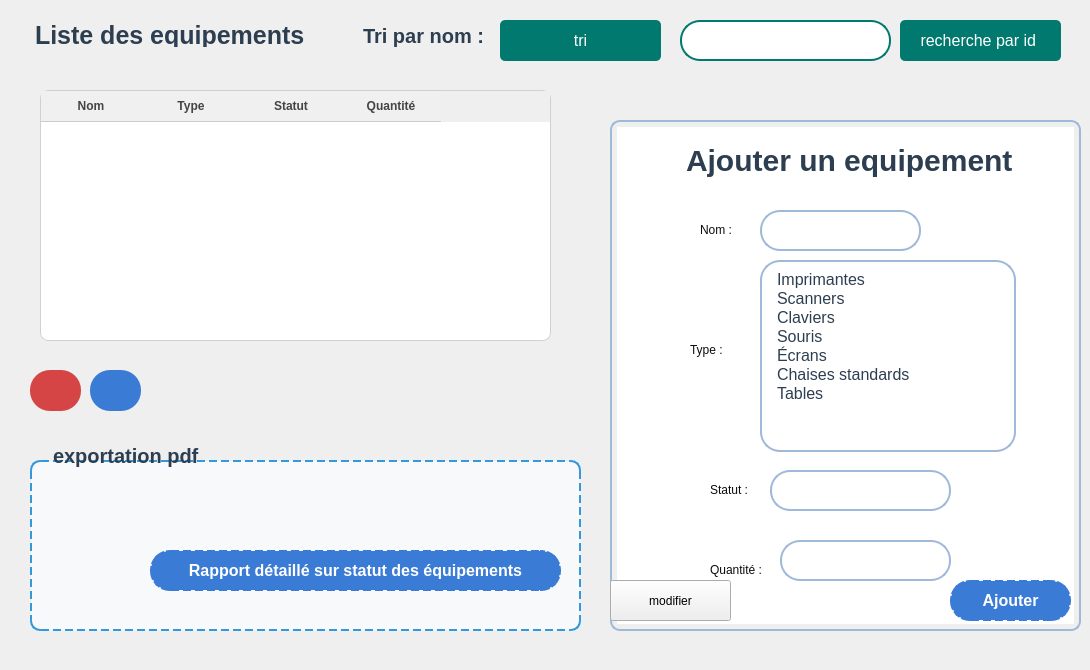
     <widget class="QWidget" name="AffSuperv">
      <widget class="QLabel" name="label_27">
       <property name="geometry">
        <rect>
         <x>20</x>
         <y>20</y>
         <width>301</width>
         <height>31</height>
        </rect>
       </property>
       <property name="styleSheet">
        <string notr="true">#label_27 { 
    font-size: 25px; /* Taille réduite du texte */
    font-weight: bold; /* Texte en gras pour un effet titre */
    color: #2C3E50; /* Bleu foncé pour une bonne lisibilité */
    background-color: transparent; /* Fond transparent */
    padding: 4px 8px; /* Espacement pour l'aération */
    
    text-align: center; /* Centrage du texte */
}
</string>
       </property>
       <property name="text">
        <string>Liste des equipements :</string>
       </property>
      </widget>
      <widget class="QWidget" name="widget_9" native="true">
       <property name="geometry">
        <rect>
         <x>30</x>
         <y>460</y>
         <width>551</width>
         <height>171</height>
        </rect>
       </property>
       <property name="styleSheet">
        <string notr="true">#widget_9 {
    border: 2px dashed #3498db; /* Bordure en pointillés bleue */
    border-radius: 10px; /* Coins arrondis */
    background-color: #f8f9fa; /* Couleur de fond légère */
}
</string>
       </property>
       <widget class="QLabel" name="PdfLabel">
        <property name="geometry">
         <rect>
          <x>50</x>
          <y>90</y>
          <width>41</width>
          <height>41</height>
         </rect>
        </property>
        <property name="styleSheet">
         <string notr="true">image: url(:/new/prefix1/img/pdf.png);</string>
        </property>
        <property name="text">
         <string/>
        </property>
       </widget>
       <widget class="QPushButton" name="pdfSuperbtn">
        <property name="geometry">
         <rect>
          <x>120</x>
          <y>90</y>
          <width>411</width>
          <height>41</height>
         </rect>
        </property>
        <property name="cursor">
         <cursorShape>PointingHandCursor</cursorShape>
        </property>
        <property name="styleSheet">
         <string notr="true">QPushButton#pdfSuperbtn {
    background-color: #3A7BD5; 
    color: white;
    font-size: 16px;
    font-weight: bold;
    padding: 10px 20px; /* Uniformiser le padding */
    border-radius: 20px;
    border: 2px dashed #3A7BD5;
    text-align: center; /* Alignement horizontal */
    qproperty-alignment: 'AlignCenter'; /* Alignement Qt */
}

QPushButton#pdfSuperbtn:hover {
    background-color: #A0C4FF; 
    border: 2px dashed #A0C4FF; 
    color: #F9F9F9; 
}

QPushButton#pdfSuperbtn:pressed {
    background-color: #A8D5BA; 
    border: 2px dashed #5A9BD5;
}
</string>
        </property>
        <property name="text">
         <string>Rapport détaillé sur statut des équipements</string>
        </property>
        <property name="icon">
         <iconset resource="resources.qrc">
          <normaloff>:/img/pdf.png</normaloff>:/img/pdf.png</iconset>
        </property>
        <property name="iconSize">
         <size>
          <width>20</width>
          <height>20</height>
         </size>
        </property>
        <property name="checkable">
         <bool>true</bool>
        </property>
        <property name="autoExclusive">
         <bool>true</bool>
        </property>
       </widget>
      </widget>
      <widget class="QLabel" name="label">
       <property name="geometry">
        <rect>
         <x>40</x>
         <y>440</y>
         <width>181</width>
         <height>31</height>
        </rect>
       </property>
       <property name="styleSheet">
        <string notr="true"> font-size: 20px; /* Taille réduite du texte */
    font-weight: bold; /* Texte en gras pour un effet titre */
    color: #2C3E50; /* Bleu foncé pour une bonne lisibilité */
    
    padding: 4px 8px; /* Espacement pour l'aération */</string>
       </property>
       <property name="text">
        <string>exportation pdf</string>
       </property>
      </widget>
      <widget class="QPushButton" name="BinSuperbtn">
       <property name="geometry">
        <rect>
         <x>30</x>
         <y>370</y>
         <width>51</width>
         <height>41</height>
        </rect>
       </property>
       <property name="cursor">
        <cursorShape>PointingHandCursor</cursorShape>
       </property>
       <property name="styleSheet">
        <string notr="true">QPushButton#BinSuperbtn {
    background-color: #D64545;
    color: white;
    font-size: 16px;
    font-weight: bold;
    padding: 10px 20px; /* Uniformiser le padding */
    border-radius: 20px;
   /* border: 2px dashed #3A7BD5;
    text-align: center; /* Alignement horizontal */
    qproperty-alignment: 'AlignCenter'; /* Alignement Qt */
}

QPushButton#BinSuperbtn:hover {
    background-color: #E06666; 
    
    color: #F9F9F9; 
}

QPushButton#BinSuperbtn:pressed {
    background-color: #B83232; 
  
}
</string>
       </property>
       <property name="text">
        <string/>
       </property>
       <property name="icon">
        <iconset theme="QIcon::ThemeIcon::EditDelete"/>
       </property>
       <property name="iconSize">
        <size>
         <width>20</width>
         <height>20</height>
        </size>
       </property>
       <property name="checkable">
        <bool>true</bool>
       </property>
       <property name="autoExclusive">
        <bool>true</bool>
       </property>
      </widget>
      <widget class="QPushButton" name="Modbtn">
       <property name="geometry">
        <rect>
         <x>90</x>
         <y>370</y>
         <width>51</width>
         <height>41</height>
        </rect>
       </property>
       <property name="cursor">
        <cursorShape>PointingHandCursor</cursorShape>
       </property>
       <property name="styleSheet">
        <string notr="true">QPushButton#Modbtn {
    background-color: #3A7BD5; 
    color: white;
    font-size: 16px;
    font-weight: bold;
    padding: 10px 20px; /* Uniformiser le padding */
    border-radius: 20px;
    /*border: 2px dashed #3A7BD5;*/
    text-align: center; /* Alignement horizontal */
    qproperty-alignment: 'AlignCenter'; /* Alignement Qt */
}

QPushButton#Modbtn:hover {
    background-color: #A0C4FF; 
  
    color: #F9F9F9; 
}

QPushButton#Modbtn:pressed {
    background-color: #A8D5BA; 
   
}
</string>
       </property>
       <property name="text">
        <string/>
       </property>
       <property name="icon">
        <iconset theme="QIcon::ThemeIcon::MailMessageNew"/>
       </property>
      </widget>
      <widget class="QWidget" name="widget" native="true">
       <property name="geometry">
        <rect>
         <x>600</x>
         <y>120</y>
         <width>481</width>
         <height>541</height>
        </rect>
       </property>
       <widget class="QListWidget" name="listWidget_2">
        <property name="geometry">
         <rect>
          <x>10</x>
          <y>0</y>
          <width>471</width>
          <height>511</height>
         </rect>
        </property>
        <property name="styleSheet">
         <string notr="true">QListWidget {
   border: 2px solid #A0B9D9; /* Légère bordure bleu-gris pastel */
    border-radius: 10px;        /* Coins arrondis */
    padding: 5px;               /* Un peu d'espace à l'intérieur */
}
</string>
        </property>
       </widget>
       <widget class="QLabel" name="label_11">
        <property name="geometry">
         <rect>
          <x>70</x>
          <y>10</y>
          <width>391</width>
          <height>61</height>
         </rect>
        </property>
        <property name="styleSheet">
         <string notr="true">#label_11 { 
    font-size: 30px; /* Taille réduite du texte */
    font-weight: bold; /* Texte en gras pour un effet titre */
    color: #2C3E50; /* Bleu foncé pour une bonne lisibilité */
    background-color: transparent; /* Fond transparent */
    padding: 4px 8px; /* Espacement pour l'aération */
   
    
    text-align: center; /* Centrage du texte */
}
</string>
        </property>
        <property name="text">
         <string>Ajouter un equipement</string>
        </property>
       </widget>
       <widget class="QLabel" name="label_18">
        <property name="geometry">
         <rect>
          <x>100</x>
          <y>100</y>
          <width>63</width>
          <height>20</height>
         </rect>
        </property>
        <property name="styleSheet">
         <string notr="true">color: rgb(12, 12, 12);</string>
        </property>
        <property name="text">
         <string>Nom :</string>
        </property>
       </widget>
       <widget class="QLineEdit" name="qte">
        <property name="geometry">
         <rect>
          <x>180</x>
          <y>420</y>
          <width>171</width>
          <height>41</height>
         </rect>
        </property>
        <property name="styleSheet">
         <string notr="true">#qte {
    background-color: #FFFFFF; /* Blanc pur pour un bon contraste */
    border: 2px solid #A0B9D9; /* Bordure bleu-gris pastel */
    border-radius: 20px; /* Coins arrondis */
    padding: 8px 12px; /* Espacement interne */
    font-size: 16px; /* Taille de police agréable */
    color: #2C3E50; /* Bleu foncé pour le texte */
    selection-background-color: #A0B9D9; /* Couleur de sélection */
}

#qte:focus {
    border: 2px solid #4A90E2; /* Bleu clair plus intense lors du focus */
    background-color: #F0F4F8; /* Légère variation pour effet moderne */
}

</string>
        </property>
        <property name="text">
         <string/>
        </property>
       </widget>
       <widget class="QLabel" name="label_21">
        <property name="geometry">
         <rect>
          <x>110</x>
          <y>360</y>
          <width>63</width>
          <height>20</height>
         </rect>
        </property>
        <property name="styleSheet">
         <string notr="true">color: rgb(12, 12, 12);</string>
        </property>
        <property name="text">
         <string>Statut : </string>
        </property>
       </widget>
       <widget class="QLabel" name="label_20">
        <property name="geometry">
         <rect>
          <x>90</x>
          <y>220</y>
          <width>63</width>
          <height>20</height>
         </rect>
        </property>
        <property name="styleSheet">
         <string notr="true">color: rgb(12, 12, 12);</string>
        </property>
        <property name="text">
         <string>Type :</string>
        </property>
       </widget>
       <widget class="QLineEdit" name="Nom">
        <property name="geometry">
         <rect>
          <x>160</x>
          <y>90</y>
          <width>161</width>
          <height>41</height>
         </rect>
        </property>
        <property name="styleSheet">
         <string notr="true">#Nom {
    background-color: #FFFFFF; /* Blanc pur pour un bon contraste */
    border: 2px solid #A0B9D9; /* Bordure bleu-gris pastel */
    border-radius: 20px; /* Coins arrondis */
    padding: 8px 12px; /* Espacement interne */
    font-size: 16px; /* Taille de police agréable */
    color: #2C3E50; /* Bleu foncé pour le texte */
    selection-background-color: #A0B9D9; /* Couleur de sélection */
}

#Nom:focus {
    border: 2px solid #4A90E2; /* Bleu clair plus intense lors du focus */
    background-color: #F0F4F8; /* Légère variation pour effet moderne */
}

</string>
        </property>
        <property name="text">
         <string/>
        </property>
       </widget>
       <widget class="QLabel" name="label_24">
        <property name="geometry">
         <rect>
          <x>110</x>
          <y>440</y>
          <width>63</width>
          <height>20</height>
         </rect>
        </property>
        <property name="styleSheet">
         <string notr="true">color: rgb(12, 12, 12);</string>
        </property>
        <property name="text">
         <string>Quantité :</string>
        </property>
       </widget>
       <widget class="QLineEdit" name="Status">
        <property name="geometry">
         <rect>
          <x>170</x>
          <y>350</y>
          <width>181</width>
          <height>41</height>
         </rect>
        </property>
        <property name="styleSheet">
         <string notr="true">#Status {
    background-color: #FFFFFF; /* Blanc pur pour un bon contraste */
    border: 2px solid #A0B9D9; /* Bordure bleu-gris pastel */
    border-radius: 20px; /* Coins arrondis */
    padding: 8px 12px; /* Espacement interne */
    font-size: 16px; /* Taille de police agréable */
    color: #2C3E50; /* Bleu foncé pour le texte */
    selection-background-color: #A0B9D9; /* Couleur de sélection */
}

#EmailLineEdit:focus {
    border: 2px solid #4A90E2; /* Bleu clair plus intense lors du focus */
    background-color: #F0F4F8; /* Légère variation pour effet moderne */
}

</string>
        </property>
        <property name="text">
         <string/>
        </property>
       </widget>
       <widget class="QPushButton" name="Ajbtn">
        <property name="geometry">
         <rect>
          <x>350</x>
          <y>460</y>
          <width>121</width>
          <height>41</height>
         </rect>
        </property>
        <property name="cursor">
         <cursorShape>PointingHandCursor</cursorShape>
        </property>
        <property name="styleSheet">
         <string notr="true">QPushButton#Ajbtn {
    background-color: #3A7BD5; 
    color: white;
    font-size: 16px;
    font-weight: bold;
    padding: 10px 20px; /* Uniformiser le padding */
    border-radius: 20px;
    border: 2px dashed #3A7BD5;
    text-align: center; /* Alignement horizontal */
    qproperty-alignment: 'AlignCenter'; /* Alignement Qt */
}

QPushButton#Ajbtn:hover {
    background-color: #A0C4FF; 
    border: 2px dashed #A0C4FF; 
    color: #F9F9F9; 
}

QPushButton#Ajbtn:pressed {
    background-color: #A8D5BA; 
    border: 2px dashed #5A9BD5;
}
</string>
        </property>
        <property name="text">
         <string>Ajouter</string>
        </property>
       </widget>
       <widget class="QListWidget" name="type">
        <property name="geometry">
         <rect>
          <x>160</x>
          <y>140</y>
          <width>256</width>
          <height>192</height>
         </rect>
        </property>
        <property name="styleSheet">
         <string notr="true">  background-color: #FFFFFF; /* Blanc pur pour un bon contraste */
    border: 2px solid #A0B9D9; /* Bordure bleu-gris pastel */
    border-radius: 20px; /* Coins arrondis */
    padding: 8px 12px; /* Espacement interne */
    font-size: 16px; /* Taille de police agréable */
    color: #2C3E50; /* Bleu foncé pour le texte */
    selection-background-color: #A0B9D9; /* Couleur de sélection */</string>
        </property>
        <item>
         <property name="text">
          <string>Imprimantes</string>
         </property>
        </item>
        <item>
         <property name="text">
          <string>Scanners</string>
         </property>
        </item>
        <item>
         <property name="text">
          <string>Claviers </string>
         </property>
        </item>
        <item>
         <property name="text">
          <string>Souris</string>
         </property>
        </item>
        <item>
         <property name="text">
          <string>Écrans</string>
         </property>
        </item>
        <item>
         <property name="text">
          <string>Chaises standards</string>
         </property>
        </item>
        <item>
         <property name="text">
          <string>Tables</string>
         </property>
        </item>
       </widget>
       <widget class="QPushButton" name="modifier">
        <property name="geometry">
         <rect>
          <x>10</x>
          <y>460</y>
          <width>121</width>
          <height>41</height>
         </rect>
        </property>
        <property name="cursor">
         <cursorShape>PointingHandCursor</cursorShape>
        </property>
        <property name="styleSheet">
         <string notr="true">QPushButton#Ajbtn_2 {
    background-color: #3A7BD5; 
    color: white;
    font-size: 16px;
    font-weight: bold;
    padding: 10px 20px; /* Uniformiser le padding */
    border-radius: 20px;
    border: 2px dashed #3A7BD5;
    text-align: center; /* Alignement horizontal */
    qproperty-alignment: 'AlignCenter'; /* Alignement Qt */
}

QPushButton#Ajbtn:hover {
    background-color: #A0C4FF; 
    border: 2px dashed #A0C4FF; 
    color: #F9F9F9; 
}

QPushButton#Ajbtn_2:pressed {
    background-color: #A8D5BA; 
    border: 2px dashed #5A9BD5;
}
</string>
        </property>
        <property name="text">
         <string>modifier</string>
        </property>
       </widget>
      </widget>
      <widget class="QLabel" name="Trilabel4">
       <property name="geometry">
        <rect>
         <x>350</x>
         <y>20</y>
         <width>151</width>
         <height>31</height>
        </rect>
       </property>
       <property name="styleSheet">
        <string notr="true">#Trilabel4 { 
    font-size: 20px; /* Taille réduite du texte */
    font-weight: bold; /* Texte en gras pour un effet titre */
    color: #2C3E50; /* Bleu foncé pour une bonne lisibilité */
    background-color: transparent; /* Fond transparent */
    padding: 4px 8px; /* Espacement pour l'aération */
  
    border-radius: 5px; /* Coins légèrement arrondis */
    text-align: center; /* Centrage du texte */
}
</string>
       </property>
       <property name="text">
        <string>Tri par nom :</string>
       </property>
      </widget>
      <widget class="QPushButton" name="pushButton">
       <property name="geometry">
        <rect>
         <x>900</x>
         <y>20</y>
         <width>161</width>
         <height>41</height>
        </rect>
       </property>
       <property name="styleSheet">
        <string notr="true">QPushButton {
       background-color: rgb(1, 121, 111);
    color: white;
    border: none;
    padding: 10px 20px;
    text-align: center;
    text-decoration: none;
    display: inline-block;
    font-size: 16px;
    cursor: pointer;
    border-radius: 5px;
}

QPushButton:hover {
    background-color: #45a049;
}

QPushButton:pressed {
    background-color: #388e3c;
}
</string>
       </property>
       <property name="text">
        <string>recherche par id </string>
       </property>
      </widget>
      <widget class="QLineEdit" name="recherche">
       <property name="geometry">
        <rect>
         <x>680</x>
         <y>20</y>
         <width>211</width>
         <height>41</height>
        </rect>
       </property>
       <property name="styleSheet">
        <string notr="true">#recherche{ 
    background-color: #FFFFFF; /* Blanc pur pour un bon contraste */
    border: 2px solid rgb(1, 121, 111); /* Bordure rouge brique pastel */

    border-radius: 20px; /* Coins arrondis */
    padding: 8px 12px; /* Espacement interne */
    font-size: 16px; /* Taille de police agréable */
    color: #2C3E50; /* Bleu foncé pour le texte */
    selection-background-color: #B85042; /* Couleur de sélection */
}

#recherche:focus { 
    border: 2px solid rgb(1, 121, 111); /* Rouge brique légèrement plus clair au focus */
    background-color: #F8E8E6; /* Légère variation pour effet moderne */
}
</string>
       </property>
       <property name="text">
        <string/>
       </property>
      </widget>
      <widget class="QPushButton" name="pushButton_2">
       <property name="geometry">
        <rect>
         <x>500</x>
         <y>20</y>
         <width>161</width>
         <height>41</height>
        </rect>
       </property>
       <property name="styleSheet">
        <string notr="true">QPushButton {
       background-color: rgb(1, 121, 111);
    color: white;
    border: none;
    padding: 10px 20px;
    text-align: center;
    text-decoration: none;
    display: inline-block;
    font-size: 16px;
    cursor: pointer;
    border-radius: 5px;
}

QPushButton:hover {
    background-color: #45a049;
}

QPushButton:pressed {
    background-color: #388e3c;
}
</string>
       </property>
       <property name="text">
        <string>tri</string>
       </property>
      </widget>
      <widget class="QStackedWidget" name="stackedWidget_2">
       <property name="geometry">
        <rect>
         <x>30</x>
         <y>80</y>
         <width>541</width>
         <height>281</height>
        </rect>
       </property>
       <property name="currentIndex">
        <number>0</number>
       </property>
       <widget class="QWidget" name="page">
        <widget class="QTableWidget" name="tableView">
         <property name="geometry">
          <rect>
           <x>10</x>
           <y>10</y>
           <width>511</width>
           <height>251</height>
          </rect>
         </property>
         <property name="styleSheet">
          <string notr="true">
QTableView {
    background-color: #ffffff;
    alternate-background-color: #f6f8fa;
    border: 1px solid #d0d0d0;
    border-radius: 8px;
    gridline-color: #e0e0e0;
    font-size: 14px;
    color: #333333;
    selection-background-color: #0078d7;
    selection-color: white;
}

QHeaderView::section {
    background-color: #f0f0f0;
    color: #444;
    font-weight: bold;
    padding: 6px;
    border: none;
    border-bottom: 1px solid #cccccc;
}

QTableView::item {
    padding: 6px;
    border: none;
}

QTableView::item:selected {
    background-color: #0078d7;
    color: white;
}

QTableView::item:hover {
    background-color: #e6f2ff;
}

QTableCornerButton::section {
    background-color: #f0f0f0;
    border: none;
}
</string>
         </property>
         <attribute name="horizontalHeaderVisible">
          <bool>true</bool>
         </attribute>
         <column>
          <property name="text">
           <string>Nom</string>
          </property>
         </column>
         <column>
          <property name="text">
           <string>Type</string>
          </property>
         </column>
         <column>
          <property name="text">
           <string>Statut</string>
          </property>
         </column>
         <column>
          <property name="text">
           <string>Quantité</string>
          </property>
         </column>
        </widget>
       </widget>
       <widget class="QWidget" name="page_2"/>
      </widget>
      <zorder>widget</zorder>
      <zorder>label_27</zorder>
      <zorder>widget_9</zorder>
      <zorder>label</zorder>
      <zorder>BinSuperbtn</zorder>
      <zorder>Modbtn</zorder>
      <zorder>Trilabel4</zorder>
      <zorder>pushButton</zorder>
      <zorder>recherche</zorder>
      <zorder>pushButton_2</zorder>
      <zorder>stackedWidget_2</zorder>
     </widget>
